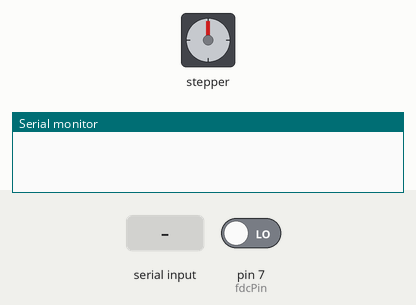
The sketch below on a simulated Arduino Uno, built with avr-gcc and run on an emulated ATmega328P. On the bench: stepper motor, the last lines printed to the serial monitor. Wiring (inferred from the names in the program): stepper motor driver (200 steps per turn assumed): step pin 13; direction pin 9. Inputs (shaded band) come from the test bench; at power-on: pin 7 (fdcPin) LOW.

Above: at 1.2 s.
1.3 s: "M" received over Serial
At 1.75 s:
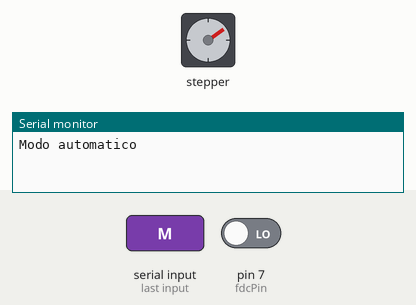
4.3 s: pin 7 (fdcPin) driven HIGH
At 4.6 s:
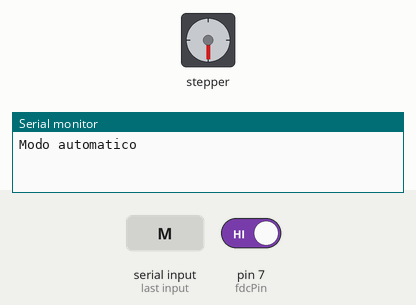
5.8 s: "m" received over Serial
7.3 s: "H" received over Serial
At 8.4 s:
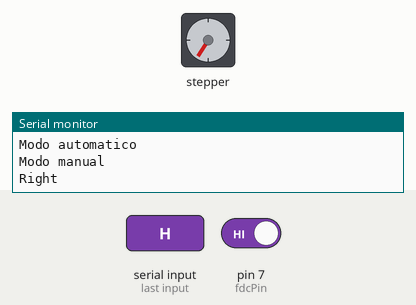
Timing chart, 0 to 20.3 s (numbered marks = the images above; inputs shaded):
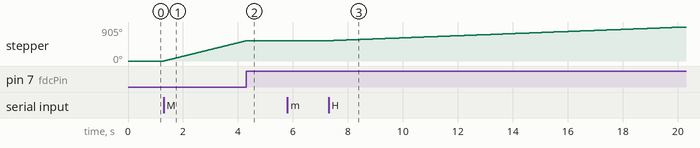

The sketch:

Main_Code.ino
```cpp
/*
This is the code used for the communication between the App and Arduino.
We'll use an A4988 driver and an Arduino UNO

Miguel Granero Ramos
Marta Salas Arroyo
Luis Lopez Berrocal
*/

#define fdcPin 7  //Switch Pin

#define dirPin 9  //Direction Pin of the driver
#define stepPin 13 //Pin used to make the motor to move

int incomingByte; //Variable used to receive the data from the APP
int mode = 0; //Change between modes

int vel = 0; //Speed of the slider
int posicion = 0; //It stores the position of the slider
int stepp = 0; //It's used to know the direction in which move within the manual mode

//Variables modo automatico
int numDat = 0; //Indicates position of the data received
int runn = 0; ////Indicates if the slider is running or not
int input = 0; //If the data input is open
int sliderpos[4] = {
  0, 0, 0, 0
}; //Array of the positions for the automatic mode
int slidervel[3] = {
  0, 0, 0
}; //Array of the speeds for the automatic mode


int fdcState = 0; //State of the switch

void setup() {
  Serial.begin(9600); //Iniciate the serial
  pinMode(dirPin, OUTPUT); //Declare if the pins ar INPUT or OUTPUT
  pinMode(stepPin, OUTPUT);
  pinMode(fdcPin, INPUT);
}

void manual() {
  //We indicate the motors in which direction turn depending on the data received
  if (incomingByte == 'H') { //H --> RIGHT
    stepp = 1;
    Serial.println("Right");
  }
  if (incomingByte == 'E') { //E --> LEFT
    stepp = -1;
    Serial.print("Left");
  }
  if (incomingByte == 'L') { //L --> STOP
    stepp = 0;
    Serial.println("Stop");
  }
   //This sets the speed of the motor
  if (incomingByte <= 100) {
    vel = map(incomingByte, 0, 100, 200, 10); //We make a map to speed since it is made with delay
  }
}

void automatico() { //This is in charge of the main part of the automatic mode
  //We store the position data
  if (numDat <= 3) {
    Serial.println(numDat);
    sliderpos[numDat] = 4 * incomingByte;
    Serial.println(sliderpos[numDat]);
  }
  //We store the speed data
  else {
    Serial.println(numDat);
    slidervel[numDat - 4] = incomingByte;
    Serial.println(slidervel[numDat - 4]);
  }
  //Add 1 to numDat to change the position in the Arrays
  numDat++;
}

void play() {
 //This resets the variables for the autmatic mode and initiate the process
  Serial.println("------Play------");
  numDat = 0;
  input = 0;
  runn = 1;
}

void mover(int pasos = 0) { //We'll use this to make the motor to move
  //Changes the direction depending on the sing of the given number (pasos)
  if (pasos >= 0) digitalWrite(dirPin, HIGH);
  else {
    digitalWrite(dirPin, LOW);
    pasos = pasos * -1;
  }
  //The motor moves (pasos) times
  for (int x = 0; x < pasos; x++) {
    digitalWrite(stepPin, HIGH);
    digitalWrite(stepPin, LOW);
    delay(vel); //This delay set the speed of the motor
  }
}

void loop() {
  //We read the serial if there is somethingo
  if (Serial.available() > 0) {
    incomingByte = Serial.read();
    //Mode selection
    if (incomingByte == 'm') {
      mode = 1;
      Serial.println("Modo manual");
    }
    if (incomingByte == 'M') {
      mode = 2;
      Serial.println("Modo automatico");
      vel = 10;
      //This calibrates the position of the slider automatically
      fdcState = digitalRead(fdcPin);
      while (fdcState == 0) {
        mover(1);
        fdcState = digitalRead(fdcPin);
      }
      posicion = 1000;

    }
    //Manual
    if (mode == 1) {
      manual(); //Call the manual block
    }
    //Automatico
    if (mode == 2) {
      if (input == 1) {
        automatico();//Call the automatic mode
      }
      if (numDat == 7) {
        play(); //Call the block play to reset variables
      }
    }
    if (incomingByte == 'z' && input == 0) input = 1; //We send an 'z' before sending all the data from the APP
  }


  //**************************

  if (mode == 1 && stepp != 0) mover(stepp); //If manual mode, the motor moves in one direction or stays still
  if (mode == 2 && runn == 1) {
    //In this code we make the slider to follow all the phases of the automatic mode. Going from position to another at a given speed.
    //Starting position
    vel = 10;
    mover(sliderpos[0] - posicion);
    posicion = sliderpos[0];
    Serial.println(posicion);
    Serial.println(0);
    //Phase 1,2 and 3.
    for (int x=1; x < 4; x++) {
      vel = map((slidervel[x - 1]), 0, 100, 200, 10);
      mover(sliderpos[x] - posicion);
      posicion = sliderpos[x];
      Serial.println(posicion);
      Serial.println(x);
    }
    runn = 0; //Indicates that the the automatic mode has finished
  }
}
```

Measured:
- after the input at 1.3 s, stepper: keeps turning clockwise at about 180°/s, starting at once
- after the input at 4.3 s, stepper: goes on until 4.3 s, then stays 540°
- after the input at 7.3 s, stepper: keeps turning clockwise at about 28°/s, starting at once
